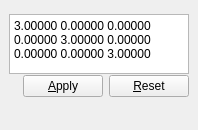
<?xml version="1.0" encoding="UTF-8"?>
<ui version="4.0">
 <class>CBMatrixEditor</class>
 <widget class="QDockWidget" name="CBMatrixEditor">
  <property name="geometry">
   <rect>
    <x>0</x>
    <y>0</y>
    <width>194</width>
    <height>130</height>
   </rect>
  </property>
  <property name="windowTitle">
   <string>Cell &amp;Matrix</string>
  </property>
  <widget class="QWidget" name="dockWidgetContents">
   <layout class="QVBoxLayout" name="verticalLayout">
    <item>
     <widget class="QTextEdit" name="edit_matrix">
      <property name="enabled">
       <bool>true</bool>
      </property>
      <property name="sizePolicy">
       <sizepolicy hsizetype="MinimumExpanding" vsizetype="MinimumExpanding">
        <horstretch>0</horstretch>
        <verstretch>0</verstretch>
       </sizepolicy>
      </property>
      <property name="minimumSize">
       <size>
        <width>180</width>
        <height>60</height>
       </size>
      </property>
      <property name="maximumSize">
       <size>
        <width>16777215</width>
        <height>50</height>
       </size>
      </property>
      <property name="verticalScrollBarPolicy">
       <enum>Qt::ScrollBarAlwaysOff</enum>
      </property>
      <property name="horizontalScrollBarPolicy">
       <enum>Qt::ScrollBarAlwaysOff</enum>
      </property>
      <property name="tabChangesFocus">
       <bool>true</bool>
      </property>
      <property name="html">
       <string>&lt;!DOCTYPE HTML PUBLIC &quot;-//W3C//DTD HTML 4.0//EN&quot; &quot;http://www.w3.org/TR/REC-html40/strict.dtd&quot;&gt;
&lt;html&gt;&lt;head&gt;&lt;meta name=&quot;qrichtext&quot; content=&quot;1&quot; /&gt;&lt;style type=&quot;text/css&quot;&gt;
p, li { white-space: pre-wrap; }
&lt;/style&gt;&lt;/head&gt;&lt;body style=&quot; font-family:'Sans Serif'; font-size:9pt; font-weight:400; font-style:normal;&quot;&gt;
&lt;p style=&quot; margin-top:0px; margin-bottom:0px; margin-left:0px; margin-right:0px; -qt-block-indent:0; text-indent:0px;&quot;&gt;3.00000 0.00000 0.00000&lt;/p&gt;
&lt;p style=&quot; margin-top:0px; margin-bottom:0px; margin-left:0px; margin-right:0px; -qt-block-indent:0; text-indent:0px;&quot;&gt;0.00000 3.00000 0.00000&lt;/p&gt;
&lt;p style=&quot; margin-top:0px; margin-bottom:0px; margin-left:0px; margin-right:0px; -qt-block-indent:0; text-indent:0px;&quot;&gt;0.00000 0.00000 3.00000&lt;/p&gt;&lt;/body&gt;&lt;/html&gt;</string>
      </property>
     </widget>
    </item>
    <item>
     <layout class="QHBoxLayout" name="horizontalLayout_4">
      <item>
       <spacer name="horizontalSpacer_2">
        <property name="orientation">
         <enum>Qt::Horizontal</enum>
        </property>
        <property name="sizeHint" stdset="0">
         <size>
          <width>40</width>
          <height>20</height>
         </size>
        </property>
       </spacer>
      </item>
      <item>
       <widget class="QPushButton" name="push_matrix_apply">
        <property name="text">
         <string>&amp;Apply</string>
        </property>
       </widget>
      </item>
      <item>
       <widget class="QPushButton" name="push_matrix_reset">
        <property name="text">
         <string>&amp;Reset</string>
        </property>
       </widget>
      </item>
     </layout>
    </item>
    <item>
     <spacer name="verticalSpacer">
      <property name="orientation">
       <enum>Qt::Vertical</enum>
      </property>
      <property name="sizeHint" stdset="0">
       <size>
        <width>20</width>
        <height>0</height>
       </size>
      </property>
     </spacer>
    </item>
   </layout>
  </widget>
 </widget>
 <resources/>
 <connections/>
</ui>
